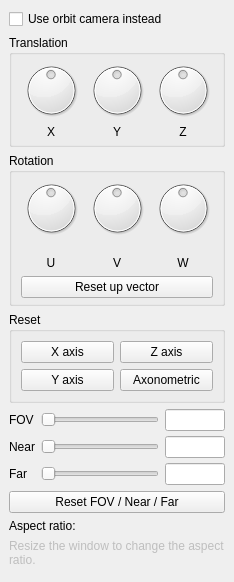
  <widget class="QDockWidget" name="camtransDock">
   <property name="windowTitle">
    <string>&amp;Camtrans</string>
   </property>
   <attribute name="dockWidgetArea">
    <number>1</number>
   </attribute>
   <widget class="QWidget" name="camtransDockContents">
    <layout class="QVBoxLayout" name="verticalLayout_10">
     <item>
      <widget class="QCheckBox" name="cameraOrbitCheckbox">
       <property name="text">
        <string>Use orbit camera instead</string>
       </property>
      </widget>
     </item>
     <item>
      <widget class="QGroupBox" name="cameraPosition">
       <property name="title">
        <string>Translation</string>
       </property>
       <layout class="QGridLayout" name="gridLayout">
        <property name="topMargin">
         <number>5</number>
        </property>
        <property name="bottomMargin">
         <number>5</number>
        </property>
        <property name="verticalSpacing">
         <number>5</number>
        </property>
        <item row="0" column="0">
         <widget class="QDial" name="transX">
          <property name="minimumSize">
           <size>
            <width>60</width>
            <height>60</height>
           </size>
          </property>
          <property name="maximumSize">
           <size>
            <width>60</width>
            <height>60</height>
           </size>
          </property>
          <property name="minimum">
           <number>-360</number>
          </property>
          <property name="maximum">
           <number>360</number>
          </property>
          <property name="singleStep">
           <number>10</number>
          </property>
          <property name="pageStep">
           <number>30</number>
          </property>
          <property name="orientation">
           <enum>Qt::Horizontal</enum>
          </property>
          <property name="invertedControls">
           <bool>true</bool>
          </property>
          <property name="wrapping">
           <bool>true</bool>
          </property>
         </widget>
        </item>
        <item row="0" column="2">
         <widget class="QDial" name="transZ">
          <property name="minimumSize">
           <size>
            <width>60</width>
            <height>60</height>
           </size>
          </property>
          <property name="maximumSize">
           <size>
            <width>60</width>
            <height>60</height>
           </size>
          </property>
          <property name="minimum">
           <number>-360</number>
          </property>
          <property name="maximum">
           <number>360</number>
          </property>
          <property name="singleStep">
           <number>10</number>
          </property>
          <property name="pageStep">
           <number>30</number>
          </property>
          <property name="orientation">
           <enum>Qt::Horizontal</enum>
          </property>
          <property name="invertedControls">
           <bool>true</bool>
          </property>
          <property name="wrapping">
           <bool>true</bool>
          </property>
         </widget>
        </item>
        <item row="1" column="0">
         <widget class="QLabel" name="cameraPositionLabelX">
          <property name="text">
           <string>X</string>
          </property>
          <property name="alignment">
           <set>Qt::AlignCenter</set>
          </property>
         </widget>
        </item>
        <item row="0" column="1">
         <widget class="QDial" name="transY">
          <property name="minimumSize">
           <size>
            <width>60</width>
            <height>60</height>
           </size>
          </property>
          <property name="maximumSize">
           <size>
            <width>60</width>
            <height>60</height>
           </size>
          </property>
          <property name="minimum">
           <number>-360</number>
          </property>
          <property name="maximum">
           <number>360</number>
          </property>
          <property name="singleStep">
           <number>10</number>
          </property>
          <property name="pageStep">
           <number>30</number>
          </property>
          <property name="orientation">
           <enum>Qt::Horizontal</enum>
          </property>
          <property name="invertedControls">
           <bool>true</bool>
          </property>
          <property name="wrapping">
           <bool>true</bool>
          </property>
         </widget>
        </item>
        <item row="1" column="1">
         <widget class="QLabel" name="cameraPositionLabelY">
          <property name="text">
           <string>Y</string>
          </property>
          <property name="alignment">
           <set>Qt::AlignCenter</set>
          </property>
         </widget>
        </item>
        <item row="1" column="2">
         <widget class="QLabel" name="cameraPositionLabelZ">
          <property name="text">
           <string>Z</string>
          </property>
          <property name="alignment">
           <set>Qt::AlignCenter</set>
          </property>
         </widget>
        </item>
       </layout>
      </widget>
     </item>
     <item>
      <widget class="QGroupBox" name="cameraRotation">
       <property name="enabled">
        <bool>true</bool>
       </property>
       <property name="title">
        <string>Rotation</string>
       </property>
       <layout class="QVBoxLayout" name="verticalLayout_13">
        <property name="topMargin">
         <number>5</number>
        </property>
        <property name="bottomMargin">
         <number>5</number>
        </property>
        <item>
         <widget class="QWidget" name="cameraRotation_2" native="true">
          <layout class="QGridLayout" name="gridLayout_15">
           <property name="leftMargin">
            <number>0</number>
           </property>
           <property name="topMargin">
            <number>0</number>
           </property>
           <property name="rightMargin">
            <number>0</number>
           </property>
           <property name="bottomMargin">
            <number>0</number>
           </property>
           <property name="verticalSpacing">
            <number>18</number>
           </property>
           <item row="0" column="0">
            <widget class="QDial" name="rotU">
             <property name="minimumSize">
              <size>
               <width>60</width>
               <height>60</height>
              </size>
             </property>
             <property name="maximumSize">
              <size>
               <width>60</width>
               <height>60</height>
              </size>
             </property>
             <property name="minimum">
              <number>-360</number>
             </property>
             <property name="maximum">
              <number>360</number>
             </property>
             <property name="singleStep">
              <number>10</number>
             </property>
             <property name="pageStep">
              <number>30</number>
             </property>
             <property name="orientation">
              <enum>Qt::Horizontal</enum>
             </property>
             <property name="invertedControls">
              <bool>true</bool>
             </property>
             <property name="wrapping">
              <bool>true</bool>
             </property>
            </widget>
           </item>
           <item row="0" column="1">
            <widget class="QDial" name="rotV">
             <property name="minimumSize">
              <size>
               <width>60</width>
               <height>60</height>
              </size>
             </property>
             <property name="maximumSize">
              <size>
               <width>60</width>
               <height>60</height>
              </size>
             </property>
             <property name="minimum">
              <number>-360</number>
             </property>
             <property name="maximum">
              <number>360</number>
             </property>
             <property name="singleStep">
              <number>10</number>
             </property>
             <property name="pageStep">
              <number>30</number>
             </property>
             <property name="orientation">
              <enum>Qt::Horizontal</enum>
             </property>
             <property name="invertedControls">
              <bool>true</bool>
             </property>
             <property name="wrapping">
              <bool>true</bool>
             </property>
            </widget>
           </item>
           <item row="0" column="2">
            <widget class="QDial" name="rotW">
             <property name="minimumSize">
              <size>
               <width>60</width>
               <height>60</height>
              </size>
             </property>
             <property name="maximumSize">
              <size>
               <width>60</width>
               <height>60</height>
              </size>
             </property>
             <property name="minimum">
              <number>-360</number>
             </property>
             <property name="maximum">
              <number>360</number>
             </property>
             <property name="singleStep">
              <number>10</number>
             </property>
             <property name="pageStep">
              <number>30</number>
             </property>
             <property name="orientation">
              <enum>Qt::Horizontal</enum>
             </property>
             <property name="invertedControls">
              <bool>true</bool>
             </property>
             <property name="wrapping">
              <bool>true</bool>
             </property>
            </widget>
           </item>
           <item row="1" column="0">
            <widget class="QLabel" name="cameraRotationLabelYaw">
             <property name="text">
              <string>U</string>
             </property>
             <property name="alignment">
              <set>Qt::AlignCenter</set>
             </property>
            </widget>
           </item>
           <item row="1" column="1">
            <widget class="QLabel" name="cameraRotationLabelPitch">
             <property name="text">
              <string>V</string>
             </property>
             <property name="alignment">
              <set>Qt::AlignCenter</set>
             </property>
            </widget>
           </item>
           <item row="1" column="2">
            <widget class="QLabel" name="cameraRotationLabelRoll">
             <property name="text">
              <string>W</string>
             </property>
             <property name="alignment">
              <set>Qt::AlignCenter</set>
             </property>
            </widget>
           </item>
          </layout>
         </widget>
        </item>
        <item>
         <widget class="QPushButton" name="resetUpVector">
          <property name="text">
           <string>Reset up vector</string>
          </property>
         </widget>
        </item>
       </layout>
      </widget>
     </item>
     <item>
      <widget class="QGroupBox" name="cameraResetAxis">
       <property name="minimumSize">
        <size>
         <width>0</width>
         <height>0</height>
        </size>
       </property>
       <property name="title">
        <string>Reset</string>
       </property>
       <layout class="QGridLayout" name="gridLayout_14">
        <item row="0" column="0">
         <widget class="QPushButton" name="xAxisButton">
          <property name="text">
           <string>X axis</string>
          </property>
         </widget>
        </item>
        <item row="1" column="0">
         <widget class="QPushButton" name="yAxisButton">
          <property name="text">
           <string>Y axis</string>
          </property>
         </widget>
        </item>
        <item row="0" column="1">
         <widget class="QPushButton" name="zAxisButton">
          <property name="text">
           <string>Z axis</string>
          </property>
         </widget>
        </item>
        <item row="1" column="1">
         <widget class="QPushButton" name="axonometricButton">
          <property name="text">
           <string>Axonometric</string>
          </property>
         </widget>
        </item>
       </layout>
      </widget>
     </item>
     <item>
      <widget class="QWidget" name="cameraFrustum" native="true">
       <layout class="QGridLayout" name="gridLayout_5">
        <property name="leftMargin">
         <number>0</number>
        </property>
        <property name="topMargin">
         <number>0</number>
        </property>
        <property name="rightMargin">
         <number>0</number>
        </property>
        <property name="bottomMargin">
         <number>0</number>
        </property>
        <property name="verticalSpacing">
         <number>5</number>
        </property>
        <item row="0" column="0">
         <widget class="QLabel" name="cameraFovLabel">
          <property name="text">
           <string>FOV</string>
          </property>
         </widget>
        </item>
        <item row="0" column="3">
         <widget class="QLineEdit" name="cameraFovTextbox">
          <property name="minimumSize">
           <size>
            <width>60</width>
            <height>0</height>
           </size>
          </property>
          <property name="maximumSize">
           <size>
            <width>60</width>
            <height>16777215</height>
           </size>
          </property>
         </widget>
        </item>
        <item row="0" column="1">
         <widget class="QSlider" name="cameraFovSlider">
          <property name="minimumSize">
           <size>
            <width>100</width>
            <height>0</height>
           </size>
          </property>
          <property name="orientation">
           <enum>Qt::Horizontal</enum>
          </property>
         </widget>
        </item>
        <item row="1" column="0">
         <widget class="QLabel" name="cameraNearLabel">
          <property name="text">
           <string>Near</string>
          </property>
         </widget>
        </item>
        <item row="1" column="3">
         <widget class="QLineEdit" name="cameraNearTextbox">
          <property name="minimumSize">
           <size>
            <width>60</width>
            <height>0</height>
           </size>
          </property>
          <property name="maximumSize">
           <size>
            <width>60</width>
            <height>16777215</height>
           </size>
          </property>
         </widget>
        </item>
        <item row="2" column="0">
         <widget class="QLabel" name="cameraFarLabel">
          <property name="text">
           <string>Far</string>
          </property>
         </widget>
        </item>
        <item row="2" column="3">
         <widget class="QLineEdit" name="cameraFarTextbox">
          <property name="minimumSize">
           <size>
            <width>60</width>
            <height>0</height>
           </size>
          </property>
          <property name="maximumSize">
           <size>
            <width>60</width>
            <height>16777215</height>
           </size>
          </property>
         </widget>
        </item>
        <item row="1" column="1">
         <widget class="QSlider" name="cameraNearSlider">
          <property name="minimumSize">
           <size>
            <width>100</width>
            <height>0</height>
           </size>
          </property>
          <property name="orientation">
           <enum>Qt::Horizontal</enum>
          </property>
         </widget>
        </item>
        <item row="2" column="1">
         <widget class="QSlider" name="cameraFarSlider">
          <property name="minimumSize">
           <size>
            <width>100</width>
            <height>0</height>
           </size>
          </property>
          <property name="orientation">
           <enum>Qt::Horizontal</enum>
          </property>
         </widget>
        </item>
       </layout>
      </widget>
     </item>
     <item>
      <widget class="QPushButton" name="resetSliders">
       <property name="text">
        <string>Reset FOV / Near / Far</string>
       </property>
      </widget>
     </item>
     <item>
      <widget class="QLabel" name="cameraAspectRatio">
       <property name="text">
        <string>Aspect ratio:</string>
       </property>
      </widget>
     </item>
     <item>
      <widget class="QLabel" name="label">
       <property name="enabled">
        <bool>false</bool>
       </property>
       <property name="text">
        <string>Resize the window to change the aspect ratio.</string>
       </property>
       <property name="wordWrap">
        <bool>true</bool>
       </property>
      </widget>
     </item>
     <item>
      <widget class="QWidget" name="cameraDockEmptySpace" native="true">
       <property name="sizePolicy">
        <sizepolicy hsizetype="Preferred" vsizetype="Expanding">
         <horstretch>0</horstretch>
         <verstretch>0</verstretch>
        </sizepolicy>
       </property>
      </widget>
     </item>
    </layout>
   </widget>
  </widget>
